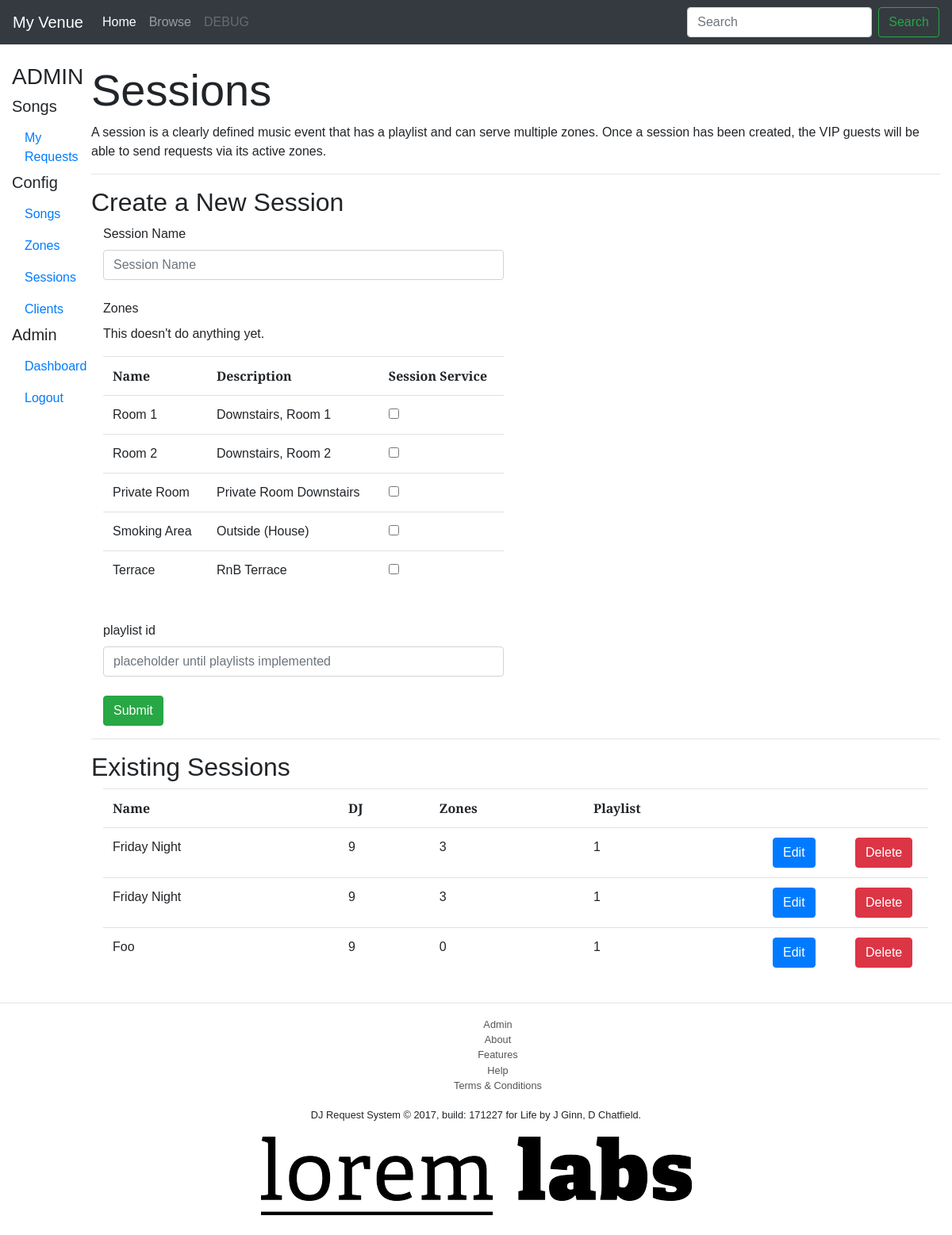
The app's page /sessions/sessions_index.php (signed in) with its own data.
### tables this page shows
CREATE TABLE `zones` (
  `zone_id` int(11) NOT NULL COMMENT 'Zone ID',
  `zone_name` text NOT NULL COMMENT 'Zone Name',
  `zone_description` text NOT NULL COMMENT 'Zone Description'
);

CREATE TABLE `sessions` (
  `session_id` int(11) NOT NULL COMMENT 'Session ID',
  `user_ID` int(11) NOT NULL COMMENT 'the user/DJ who owns the session',
  `session_name` text COMMENT 'Session Name',
  `zone_info` smallint(6) NOT NULL DEFAULT '0' COMMENT 'bit-shifted bool on active zones',
  `playlist` int(10) UNSIGNED DEFAULT NULL COMMENT 'music playlist linked to session',
  `session_active` int(1) NOT NULL DEFAULT '1' COMMENT 'Session Active?'
);

### config/DBVar.php (called while the page is built, shortened)
<?php
$environment = LOCAL;
?>

### sessions/sessions_index.php (the view, shortened to what this page needs)
<?php
	include($_SERVER["DOCUMENT_ROOT"] . "/djx/djx/partials/header.php");
?>
<head>
</head>
<body>
	<div class="fluid-container">
		<div class="col-md-12">
			<div class="row">
				<div class="col-md-11">
					<br>
					<h1 class="display-4">Sessions</h1>
					<p>A session is a clearly defined music event that has a playlist and can serve multiple zones. Once a session has been created, the VIP guests will be able to send requests via its active zones.</p>
					<hr>
					<h2>Create a New Session</h2>
					<form action="<?php echo $environment; ?>sessions/functions/func_add_session.php" method="post">
						<div class="form-group col-md-6">
							<label>Session Name</label>
							<input name="session_name" class="form-control" placeholder="Session Name" type="text"></input>
							<br>
							<label>Zones</label>
							<p>This doesn't do anything yet.</p>
							<?
							$terms = "SELECT * FROM zones";
							$result = mysqli_query($mysqli,$terms);
							echo "<table class='table'>";
							echo "<tr>";
								echo "<th>Name</th>";
								echo "<th>Description</th>";
								echo "<th>Session Service</th>";
							echo "</tr>";
							while($row = mysqli_fetch_array($result)){
								echo "<tr>";
								echo "<td>".$row['zone_name']."</td>";
								echo "<td>".$row['zone_description']."</td>";
								echo "<td><input id='checkBox' type='checkbox' value='zone_id'></td>";
								echo "</tr>";
							}
							echo "</table>";
							?>
							<br>
							<label>playlist id</label>
							<input name="playlist_id" class="form-control" placeholder="placeholder until playlists implemented"></input>
							<br>
							<button class="btn btn-success" name="add_session" type="submit" value="Submit">Submit</button>
						</div>
					</form>
					<hr>
					<h2>Existing Sessions</h2>
					<div class="col-md-12">
					<?php
					$sql = "SELECT * FROM sessions";
					if($result = mysqli_query($mysqli, $sql)){
						if(mysqli_num_rows($result) > 0){
							echo "<table class='table'>";
								echo "<tr>";
									echo "<th>Name</th>";
									echo "<th>DJ</th>";
									echo "<th>Zones</th>";
									echo "<th>Playlist</th>";
									echo "<th width='10%'></th>";
									echo "<th width='10%'></th>";
								echo "</tr>";
							while($row = mysqli_fetch_array($result)){
								echo "<tr>";
									echo "<td>" . $row['session_name'] . "</td>";
									echo "<td>" . $row['user_ID'] . "</td>";
									echo "<td>" . $row['zone_info'] . "</td>";
									echo "<td>" . $row['playlist'] . "</td>";
									echo "<td><button class='btn btn-primary'>Edit</button></td>";
									echo "<td><button class='btn btn-danger'>Delete</button></td>";
								echo "</tr>";
							}
							echo "</table>";
						} else{
							echo "<p>No sessions were found.</p>";
							echo '<a href="javascript:history.back()">Go back</a>';
						}
					} else{
						echo "ERROR: Not able to execute $sql. " . mysqli_error($mysqli);
						echo '<a href="javascript:history.back()">Go back</a>';
					}
					?>
					</div>
				</div>
			</div>
		</div>
	</div>
</body>
<?php include($_SERVER["DOCUMENT_ROOT"] . "/djx/djx/partials/footer.php"); ?>

### css/custom.css (style rules this page uses)
body { font-family: 'Alegreya Sans', sans-serif; }

### records on screen
zones: zone_name "Room 1", zone_description "Downstairs, Room 1"
zones: zone_name "Room 2", zone_description "Downstairs, Room 2"
zones: zone_name "Private Room", zone_description "Private Room Downstairs"
zones: zone_name "Smoking Area", zone_description "Outside (House)"
zones: zone_name "Terrace", zone_description "RnB Terrace"
sessions: session_name "Friday Night", user_ID "9", zone_info "3", playlist "1"
sessions: session_name "Friday Night", user_ID "9", zone_info "3", playlist "1"
sessions: session_name "Foo", user_ID "9", zone_info "0", playlist "1"

### other values on screen
$VenueName "My Venue"
